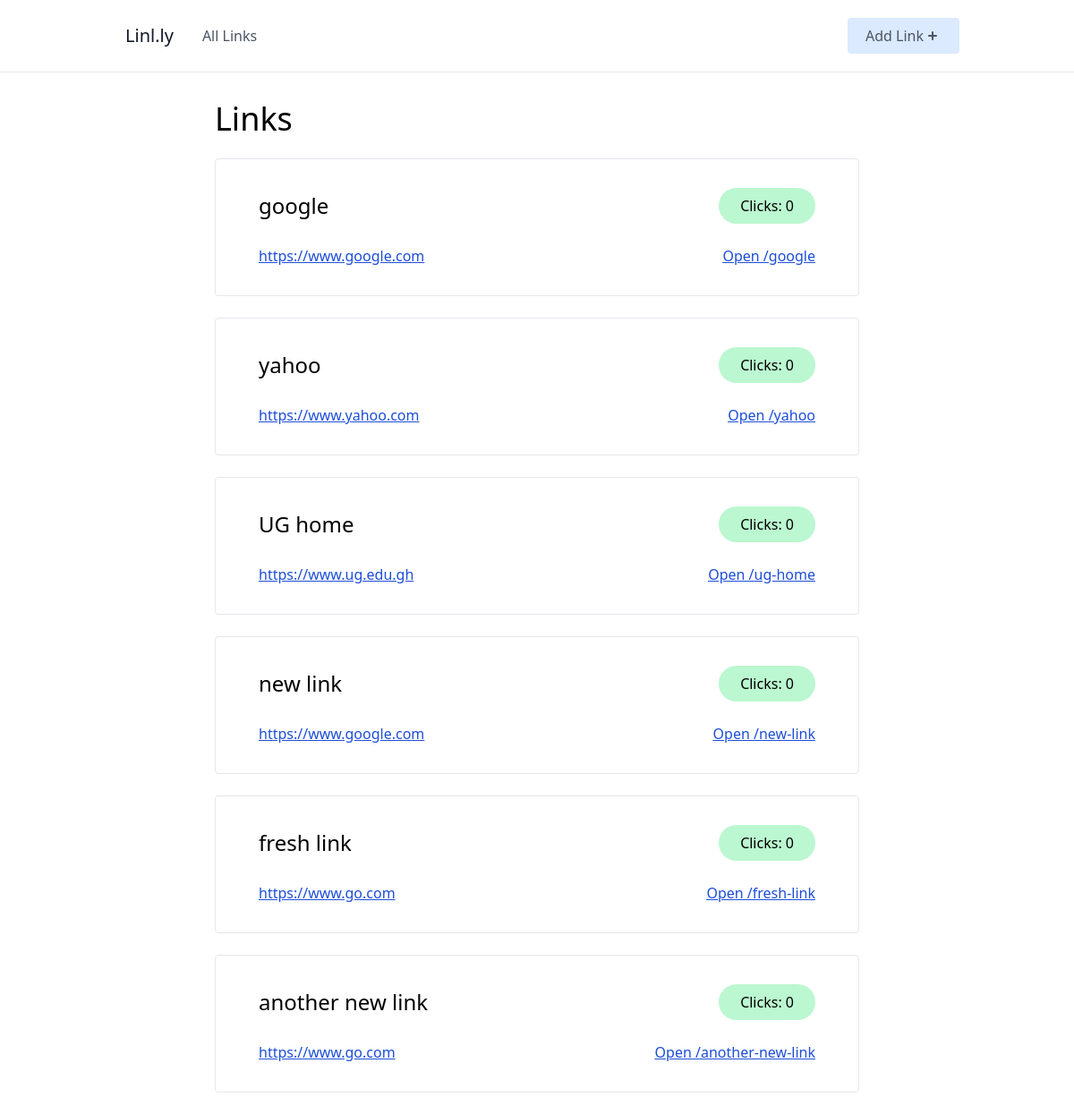
Before: / with the older database file.
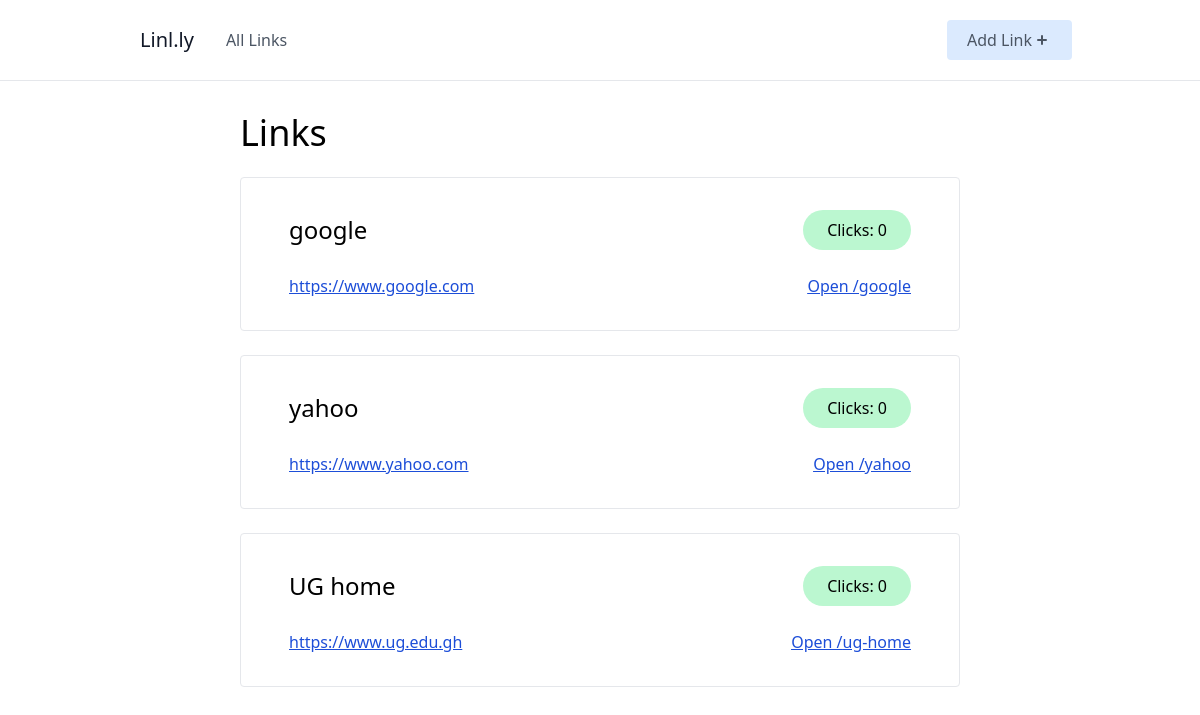
After: the same page with the newer database file.
### links/models.py (models this page shows, shortened)
class Link(models.Model):
    name = models.CharField(max_length=50, unique=True)
    url = models.URLField(max_length=200)
    slug = models.SlugField(unique=True, blank=True)
    clicks = models.PositiveBigIntegerField(default=0)

### links/views.py (the view)
# urls.py: path('', index, name='home'),
def index(request):
    links = Link.objects.all()
    context = {
        'links' : links
    }
    return render(request, 'links/index.html',context)

### links/templates/links/index.html
{% extends 'links/_base.html' %}
{% block content %}
<div class="sm:w-2/3 mx-auto px-10">
    <h1 class="text-4xl mb-2">Links</h1>
    {% for link in links %}
    <div class="border rounded px-12 py-8 my-6 hover:bg-gray-50">
        <div class="flex justify-between items-center pb-6">
            <p class="text-2xl">{{link.name}}</p>
            <p class="rounded-full bg-green-200 px-6 py-2">Clicks: {{link.clicks}}</p>
        </div>
        <div class="flex justify-between items-center">
            <p><a class="underline text-blue-700" href="{{link.url}}">{{link.url}}</a></p>
            <p class="underline underline text-blue-700"><a target="_blank" href="{% url 'root-link' link.slug %}">Open /{{link.slug}}</a></p>
        </div>
    </div>
    {% endfor %}
</div>
{% endblock content %}

### links/templates/links/_base.html (shortened to what this page needs)
 <!DOCTYPE html>
 <html lang="en">
 <head>
    <script src="https://cdn.tailwindcss.com"></script>
 </head>
 <body class="">
    <header class="text-gray-600 body-font border-b mb-8">
        <div class="container mx-auto flex flex-wrap px-10 py-5 flex-col md:flex-row items-center">
            <a href="{% url 'home' %}" class="flex title-font font-medium items-center text-gray-900 mb-4 md:mb-0">
            <span class="ml-3 text-xl">Linl.ly</span>
            </a>
            <nav class="md:mr-auto md:ml-4 md:py-1 md:pl-4 md:border-1 md:border-gray-400   flex flex-wrap items-center text-base justify-center">
            <a href="{% url 'home' %}" class="mr-5 hover:text-gray-900">All Links</a>
            </nav>
            <a href="{% url 'create-link' %}">
                <button class="inline-flex items-center bg-blue-100 border-0 py-2 px-5 focus:outline-none hover:bg-blue-200 rounded text-base mt-4 md:mt-0">Add Link
                    <svg xmlns="https://www.w3.org/2000/svg" class="h-5 w-5" viewBox="0 0 20 20" fill="currentColor">
                        <path fill-rule="evenodd" d="M10 5a1 1 0 011 1v3h3a1 1 0 110 2h-3v3a1 1 0 11-2 0v-3H6a1 1 0 110-2h3V6a1 1 0 011-1z" clip-rule="evenodd"/>
                    </svg>
                </button>
            </a>
        </div>
    </header>
    <div>
        {% block content %}
        {% endblock content %}
    </div>
 </body>
 </html>

Changed rows visible on the page:
removed Link: name "new link", clicks "0", url "https://www.google.com", slug "new-link"
removed Link: name "fresh link", clicks "0", url "https://www.go.com", slug "fresh-link"
removed Link: name "another new link", clicks "0", url "https://www.go.com", slug "another-new-link"
